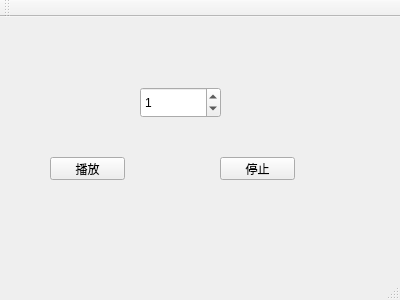
<?xml version="1.0" encoding="UTF-8"?>
<ui version="4.0">
 <class>MainWindow</class>
 <widget class="QMainWindow" name="MainWindow">
  <property name="geometry">
   <rect>
    <x>0</x>
    <y>0</y>
    <width>400</width>
    <height>300</height>
   </rect>
  </property>
  <property name="windowTitle">
   <string>MainWindow</string>
  </property>
  <widget class="QWidget" name="centralWidget">
   <widget class="QPushButton" name="pushButton">
    <property name="geometry">
     <rect>
      <x>50</x>
      <y>140</y>
      <width>75</width>
      <height>23</height>
     </rect>
    </property>
    <property name="text">
     <string>播放</string>
    </property>
   </widget>
   <widget class="QPushButton" name="pushButton_2">
    <property name="geometry">
     <rect>
      <x>220</x>
      <y>140</y>
      <width>75</width>
      <height>23</height>
     </rect>
    </property>
    <property name="text">
     <string>停止</string>
    </property>
   </widget>
   <widget class="QSpinBox" name="spinBox">
    <property name="geometry">
     <rect>
      <x>140</x>
      <y>70</y>
      <width>81</width>
      <height>31</height>
     </rect>
    </property>
    <property name="minimum">
     <number>0</number>
    </property>
    <property name="value">
     <number>1</number>
    </property>
   </widget>
  </widget>
  <widget class="QMenuBar" name="menuBar">
   <property name="geometry">
    <rect>
     <x>0</x>
     <y>0</y>
     <width>400</width>
     <height>23</height>
    </rect>
   </property>
  </widget>
  <widget class="QToolBar" name="mainToolBar">
   <attribute name="toolBarArea">
    <enum>TopToolBarArea</enum>
   </attribute>
   <attribute name="toolBarBreak">
    <bool>false</bool>
   </attribute>
  </widget>
  <widget class="QStatusBar" name="statusBar"/>
 </widget>
 <layoutdefault spacing="6" margin="11"/>
 <resources/>
 <connections/>
</ui>
